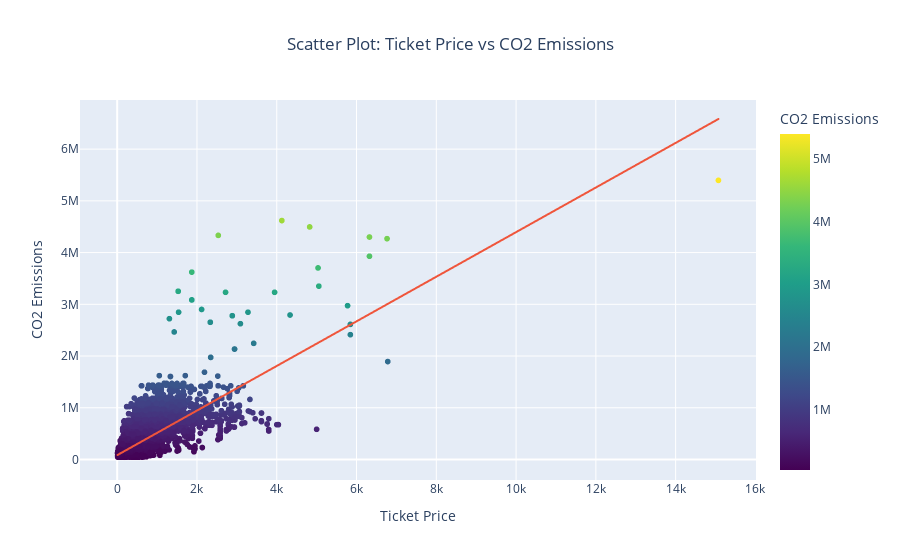

Here is the notebook cell this chart was saved with:
### Markdown cell above
8. Correlation Between Ticket Price and CO2 Emissions
Analysis: Explore the relationship between ticket price and CO2 emissions per flight.
Approach: Calculate the correlation coefficient between ticket price and CO2 emissions.

### Code cell
bpf.correlation_price_co2_emissions(clean_df)

### Figure 1 — Plotly figure (JSON) as saved in the notebook; plotly's stock layout.template omitted (floating-point values rounded to 4 significant figures; data arrays with more than 128 entries replaced by an {"elided": "..."} marker saying what was removed)
{"data": [{"hovertemplate": "<b>%{hovertext}</b><br><br>Ticket Price=%{x}<br>CO2 Emissions=%{marker.color}<extra></extra>", "hovertext": {"elided": "16233 int values"}, "legendgroup": "", "marker": {"color": {"elided": "16233 int values"}, "coloraxis": "coloraxis", "symbol": "circle"}, "mode": "markers", "name": "", "showlegend": false, "type": "scattergl", "x": {"elided": "16233 int values"}, "xaxis": "x", "y": {"elided": "16233 int values"}, "yaxis": "y"}, {"hovertemplate": "<b>OLS trendline</b><br>co2_emissions = 431.198 * price + 83292.4<br>R<sup>2</sup>=0.568740<br><br>Ticket Price=%{x}<br>CO2 Emissions=%{y} <b>(trend)</b><extra></extra>", "legendgroup": "", "marker": {"symbol": "circle"}, "mode": "lines", "name": "", "showlegend": false, "type": "scattergl", "x": {"elided": "15386 int values"}, "xaxis": "x", "y": {"elided": "15386 float values"}, "yaxis": "y"}], "layout": {"coloraxis": {"colorbar": {"title": {"text": "CO2 Emissions"}}, "colorscale": [[0, "#440154"], [0.1111, "#482878"], [0.2222, "#3e4989"], [0.3333, "#31688e"], [0.4444, "#26828e"], [0.5556, "#1f9e89"], [0.6667, "#35b779"], [0.7778, "#6ece58"], [0.8889, "#b5de2b"], [1, "#fde725"]]}, "legend": {"tracegroupgap": 0}, "title": {"text": "Scatter Plot: Ticket Price vs CO2 Emissions", "x": 0.5}, "xaxis": {"anchor": "y", "domain": [0, 1], "title": {"text": "Ticket Price"}}, "yaxis": {"anchor": "x", "domain": [0, 1], "title": {"text": "CO2 Emissions"}}}}
